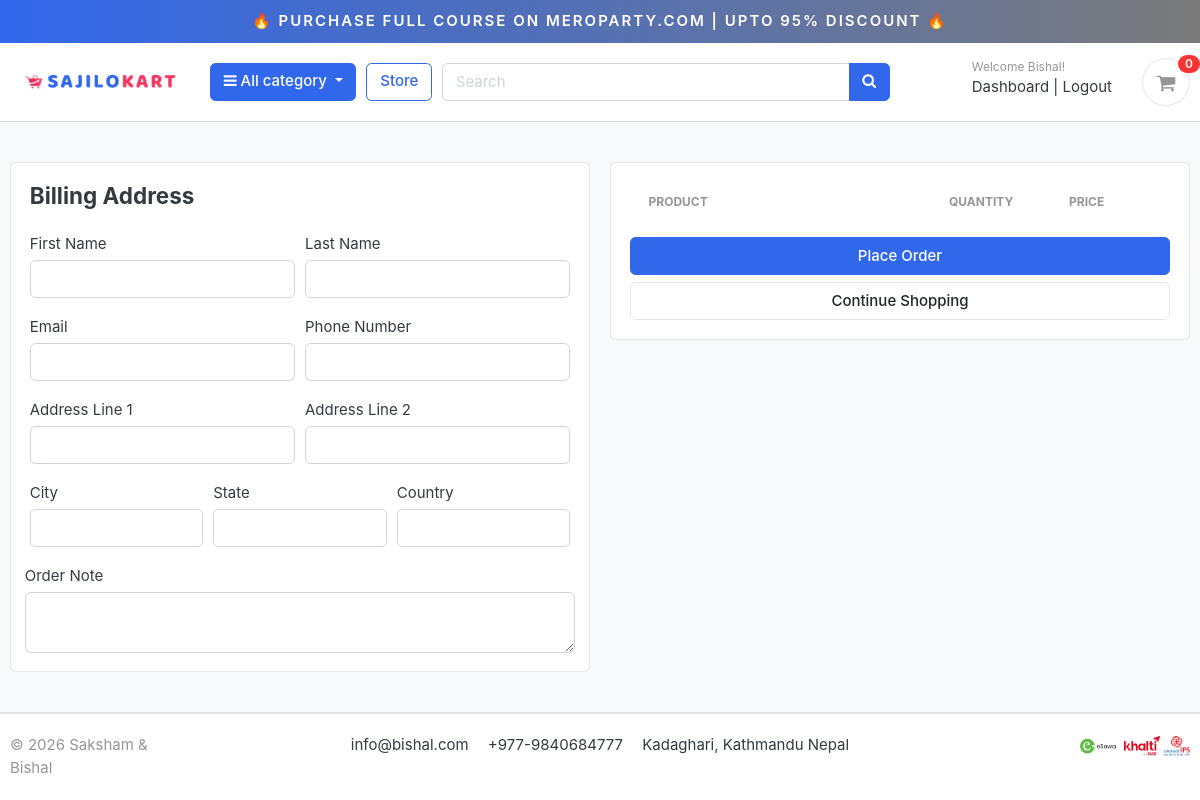
/cart/checkout/ (signed in), run on an earlier commit of the app's database.
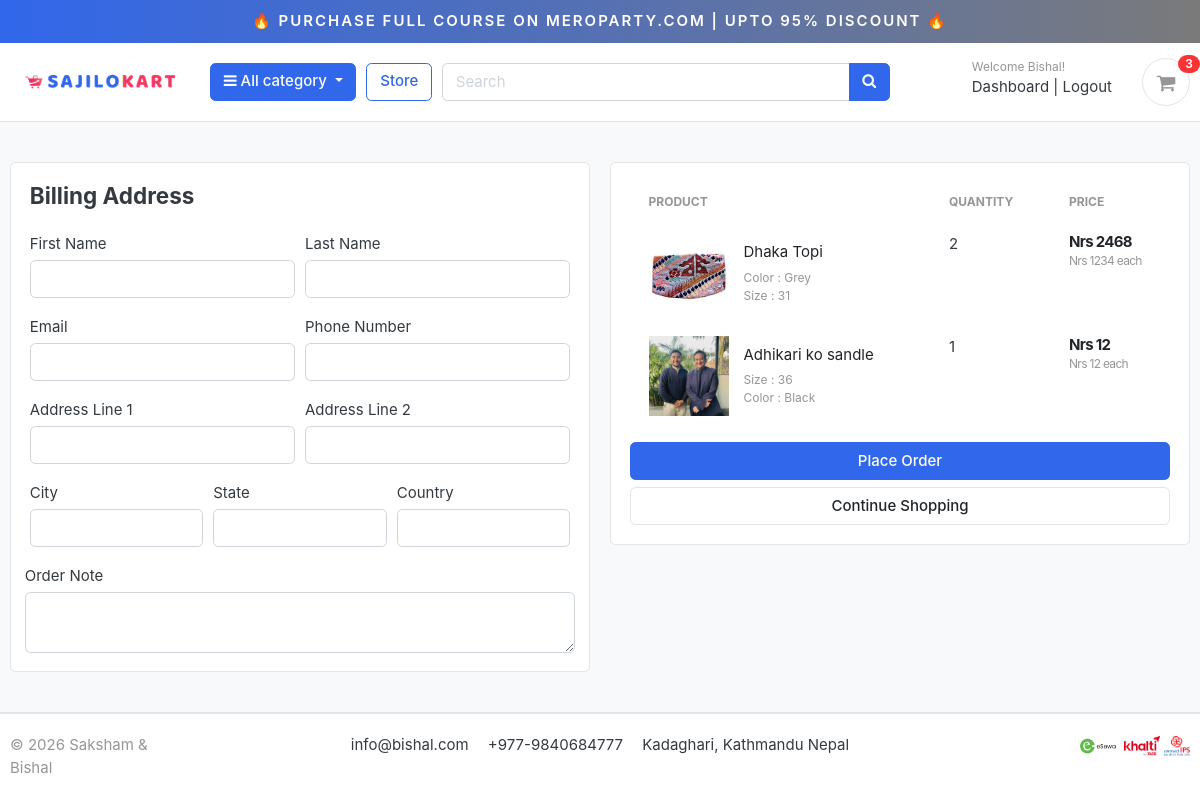
And on a later commit of the database.
### accounts/models.py (models this page shows, shortened)
class Account(AbstractBaseUser):
    first_name      = models.CharField(max_length=50)
    last_name       = models.CharField(max_length=50)
    username        = models.CharField(max_length=50, unique=True)
    email           = models.EmailField(max_length=100, unique=True)
    phone_number    = models.CharField(max_length=50)
    date_joined     = models.DateTimeField(auto_now_add=True)
    last_login      = models.DateTimeField(auto_now_add=True)
    is_admin        = models.BooleanField(default=False)
    is_staff        = models.BooleanField(default=False)
    is_active        = models.BooleanField(default=False)
    is_superadmin        = models.BooleanField(default=False)
    USERNAME_FIELD = 'email'
    REQUIRED_FIELDS = ['username', 'first_name', 'last_name']
    objects = MyAccountManager()

### carts/models.py (models this page shows, shortened)
class CartItem(models.Model):
    user = models.ForeignKey(Account, on_delete=models.CASCADE, null=True)
    product = models.ForeignKey(Product, on_delete=models.CASCADE)
    variations = models.ManyToManyField(Variation, blank=True)
    cart = models.ForeignKey(Cart, on_delete=models.CASCADE, null=True)
    quantity = models.IntegerField()
    is_active = models.BooleanField(default=True)
    def sub_total(self):
        return self.product.price * self.quantity

### store/models.py (models this page shows, shortened)
class Product(models.Model):
    product_name    = models.CharField(max_length=200, unique=True)
    slug            = models.SlugField(max_length=200, unique=True)
    description     = models.TextField(max_length=500, blank=True)
    price           = models.IntegerField()
    images          = models.ImageField(upload_to='photos/products')
    stock           = models.IntegerField()
    is_available    = models.BooleanField(default=True)
    category        = models.ForeignKey(Category, on_delete=models.CASCADE)
    created_date    = models.DateTimeField(auto_now_add=True)
    modified_date   = models.DateTimeField(auto_now=True)
    def get_url(self):
        return reverse('product_detail', args=[self.category.slug, self.slug])

class Variation(models.Model):
    product = models.ForeignKey(Product, on_delete=models.CASCADE)
    variation_category = models.CharField(max_length=100, choices=variation_category_choice)
    variation_value     = models.CharField(max_length=100)
    is_active           = models.BooleanField(default=True)
    created_date        = models.DateTimeField(auto_now=True)
    objects = VariationManager()

### carts/views.py (the view)
# urls.py: path('checkout/', views.checkout, name='checkout'),
@login_required(login_url='login')
def checkout(request, total=0, quantity=0, cart_items=None):
    try:
        tax = 0
        grand_total = 0
        if request.user.is_authenticated:
            cart_items = CartItem.objects.filter(user=request.user, is_active=True)
        else:
            cart = Cart.objects.get(cart_id=_cart_id(request))
            cart_items = CartItem.objects.filter(cart=cart, is_active=True)
        for cart_item in cart_items:
            total += (cart_item.product.price * cart_item.quantity)
            quantity += cart_item.quantity
        tax = (13 * total) / 100
        grand_total = total + tax
    except ObjectDoesNotExist:
        pass
    context = {
        'total': total,
        'quantity': quantity,
        'cart_items': cart_items,
        'tax': tax,
        'grand_total': grand_total,
    }
    return render(request, 'store/checkout.html', context)

### carts/context_processors.py (called while the page is built)
def counter(request):
    cart_count = 0
    if 'admin' in request.path:
        return {}
    else:
        try:
            cart = Cart.objects.filter(cart_id=_cart_id(request))
            if request.user.is_authenticated:
                cart_items = CartItem.objects.all().filter(user=request.user)
            else:
                cart_items = CartItem.objects.all().filter(cart=cart[:1])
            for cart_item in cart_items:
                cart_count += cart_item.quantity
        except Cart.DoesNotExist:
            cart_count = 0
    return dict(cart_count=cart_count)

### carts/views.py (called while the page is built)
def _cart_id(request):
    cart = request.session.session_key
    if not cart:
        cart = request.session.create()
    return cart

### category/context_processors.py (called while the page is built)
def menu_links(request):
    links = Category.objects.all()
    return dict(links=links)

### category/models.py (called while the page is built)
    def get_url(self):
            return reverse('products_by_category', args=[self.slug])

### templates/store/checkout.html (shortened to what this page needs)
{% extends 'base.html' %}
{% load static %}
{% block content %}
<section class="section-content padding-y bg">
<div class="container">
<div class="row">
	<aside class="col-lg-6">
<div class="card">
  <div class="card-body">
    <h4 class="card-title mb-4">Billing Address</h4>
    <form action="{% url 'place_order' %}" method="POST">
      <div class="form-row">
        <div class="col form-group">
          <label for="">First Name</label>
          <input type="text" name="first_name" class="form-control" required>
        </div>
        <div class="col form-group">
          <label for="">Last Name</label>
          <input type="text" name="last_name" class="form-control" required>
        </div>
      </div>
      <div class="form-row">
        <div class="col form-group">
          <label for="">Email</label>
          <input type="email" name="email" class="form-control" required>
        </div>
        <div class="col form-group">
          <label for="">Phone Number</label>
          <input type="text" name="phone" class="form-control" required>
        </div>
      </div>
      <div class="form-row">
        <div class="col form-group">
          <label for="">Address Line 1</label>
          <input type="text" name="address_line_1" class="form-control" required>
        </div>
        <div class="col form-group">
          <label for="">Address Line 2</label>
          <input type="text" name="address_line_2" class="form-control">
        </div>
      </div>
      <div class="form-row">
        <div class="col form-group">
          <label for="">City</label>
          <input type="text" name="city" class="form-control" required>
        </div>
        <div class="col form-group">
          <label for="">State</label>
          <input type="text" name="state" class="form-control" required>
        </div>
        <div class="col form-group">
          <label for="">Country</label>
          <input type="text" name="country" class="form-control" required>
        </div>
        </div>
        <div class="form-row">
          <label for="">Order Note</label>
          <textarea name="order_note" rows="2" class="form-control"></textarea>
        </div>
  </div>
</div>
	</aside>
	<aside class="col-lg-6">
		<div class="card">
		<div class="card-body">
      <table class="table table-borderless table-shopping-cart">
      <thead class="text-muted">
      <tr class="small text-uppercase">
        <th scope="col">Product</th>
        <th scope="col" width="120">Quantity</th>
        <th scope="col" width="120">Price</th>
      </tr>
      </thead>
      <tbody>
      {% for cart_item in cart_items %}
      <tr>
      	<td>
      		<figure class="itemside align-items-center">
      			<div class="aside"><img src="{{ cart_item.product.images.url }}" class="img-sm"></div>
      			<figcaption class="info">
      				<a href="{{ cart_item.product.get_url }}" class="title text-dark">{{ cart_item.product.product_name }}</a>
      				<p class="text-muted small">
      					{% if cart_item.variations.all %}
      						{% for item in cart_item.variations.all %}
      							{{ item.variation_category | capfirst }} : {{ item.variation_value | capfirst }} <br>
      						{% endfor %}
      					{% endif %}
      				</p>
      			</figcaption>
      		</figure>
      	</td>
      	<td>
      				<label for="">{{cart_item.quantity}}</label>
      	</td>
      	<td>
      		<div class="price-wrap">
      			<var class="price">Nrs {{ cart_item.sub_total }}</var>
      			<small class="text-muted"> Nrs {{ cart_item.product.price }} each </small>
      		</div>
      	</td>
      </tr>
      {% endfor %}
      </tbody>
      </table>
      <button type="submit" name="submit" class="btn btn-primary btn-block">Place Order</button>
			<a href="{% url 'store' %}" class="btn btn-light btn-block">Continue Shopping</a>
		</div>
		</div>
</aside>
</div>
</div>
</section>
{% endblock %}

### templates/base.html (shortened to what this page needs)
{% load static %}
<!DOCTYPE HTML>
<html lang="en">
<head>
<link href="{% static 'css/bootstrap.css' %}" rel="stylesheet" type="text/css"/>
<link href="{% static 'fonts/fontawesome/css/all.min.css' %}" type="text/css" rel="stylesheet">
<link href="{% static 'css/ui.css' %}" rel="stylesheet" type="text/css"/>
<link href="{% static 'css/responsive.css' %}" rel="stylesheet" media="only screen and (max-width: 1200px)" />
<link href="{% static 'css/custom.css' %}" rel="stylesheet" type="text/css"/>
<link rel="stylesheet" href="https://cdnjs.cloudflare.com/ajax/libs/font-awesome/4.7.0/css/font-awesome.min.css">
</head>
<body>
  {% include 'includes/navbar.html' %}
  {% block content %}
  {% endblock %}
{% include 'includes/footer.html' %}

### templates/includes/navbar.html (shortened to what this page needs)
{% load static %}
<div class="container-fluid" style="text-align:center;background-image: linear-gradient(to right, #3167EB , #7A7A7A);padding:10px;font-weight: 600;position:sticky;top:0;z-index:999;">
<a href="https://meroparty.com/" style="color: white;text-transform: uppercase;letter-spacing: 2px;"><span>&#x1F525</span> Purchase Full Course on Meroparty.com | Upto 95% Discount <span>&#x1F525</span></a>
</div>
<header class="section-header">
<section class="header-main border-bottom">
  <div class="container">
<div class="row align-items-center">
  <div class="col-lg-2 col-md-3 col-6">
    <a href="{% url 'home' %}" class="brand-wrap">
      <img class="logo" src="{% static './images/logo.png' %}">
    </a>
  </div>
  <div class="col-lg col-sm col-md col-6 flex-grow-0">
    <div class="category-wrap dropdown d-inline-block float-right">
      <button type="button" class="btn btn-primary dropdown-toggle" data-toggle="dropdown">
        <i class="fa fa-bars"></i> All category
      </button>
    </div>
  </div>
  <a href="{% url 'store' %}" class="btn btn-outline-primary">Store</a>
  <div class="col-lg  col-md-6 col-sm-12 col">
    <form action="{% url 'search' %}" class="search" method='GET'>
      <div class="input-group w-100">
          <input type="text" class="form-control" style="width:60%;" placeholder="Search" name="keyword" required>
          <div class="input-group-append">
            <button class="btn btn-primary" type="submit">
              <i class="fa fa-search"></i>
            </button>
          </div>
        </div>
    </form>
  </div>
  <div class="col-lg-3 col-sm-6 col-8 order-2 order-lg-3">
        <div class="d-flex justify-content-end mb-3 mb-lg-0">
          {% if user.id is None %}
          <div class="widget-header">
            <small class="title text-muted">Welcome guest!</small>
            <div>
              <a href="{% url 'login' %}">Sign in</a> <span class="dark-transp"> | </span>
              <a href="{% url 'register' %}"> Register</a>
            </div>
          </div>
          {% else %}
          <div class="widget-header">
            <small class="title text-muted">Welcome {{user.first_name}}!</small>
            <div>
              <a href="{% url 'dashboard' %}">Dashboard</a> <span class="dark-transp"> | </span>
              <a href="{% url 'logout' %}"> Logout</a>
            </div>
          </div>
          {% endif %}
          <a href="{% url 'cart' %}" class="widget-header pl-3 ml-3">
            <div class="icon icon-sm rounded-circle border"><i class="fa fa-shopping-cart"></i></div>
            <span class="badge badge-pill badge-danger notify">{{cart_count}}</span>
          </a>
        </div>
      </div>
</div>
  </div>
</section>
</header>

### templates/includes/footer.html (shortened to what this page needs)
{% load static %}
<footer class="section-footer border-top">
	<div class="container">
		<section class="footer-bottom border-top row">
			<div class="col-md-2">
				<p class="text-muted"> &copy 2026 Saksham & Bishal  </p>
			</div>
			<div class="col-md-8 text-md-center">
				<span  class="px-2">info@bishal.com</span>
				<span  class="px-2">+977-9840684777</span>
				<span  class="px-2">Kadaghari, Kathmandu Nepal</span>
			</div>
			<div class="col-md-2 text-md-right text-muted">
				<img class="logo" src="{% static './images/esewa.png' %}" height="20">
				<img class="logo" src="{% static './images/khalti.png' %}" height="20">
				<img class="logo" src="{% static './images/connect.png' %}" height="20">
			</div>
		</section>
	</div>
</footer>
</body>
</html>

### static/css/ui.css (style rules this page uses)
html { font-family: "Inter", sans-serif; font-size: 15px; }
.price-wrap { letter-spacing: -0.7px; }
.icon-xs, .icon-sm, .icon-md, .icon-lg { display: inline-block; text-align: center; flex-shrink: 0; flex-grow: 0; }
.icon-sm { width: 48px; height: 48px; line-height: 48px !important; font-size: 20px; }
.img-xs, .img-sm, .img-md, .img-lg { -o-object-fit: cover; object-fit: cover; flex-shrink: 0; flex-grow: 0; }
.img-sm { width: 80px; height: 80px; }
.padding-y { padding-top: 40px; padding-bottom: 40px; }
var { font-style: normal; }
figure { margin-bottom: 0; }
article:after, .form-group:after { display: block; clear: both; content: ""; }
.bg { background-color: #f8f9fa; }
p:last-child { margin-bottom: 0; }
.header-main { position: relative; padding-top: 1rem; padding-bottom: 1rem; }
.brand-wrap .logo, .navbar-brand .logo { margin-right: 7px; max-height: 42px; display: inline-block; }
.widget-header { display: inline-block; vertical-align: middle; position: relative; }
.widget-header a { color: #343a40; }
.widget-header i { color: #969696; }
.widget-header .title { display: block; }
.widget-header .notify { position: absolute; top: -3px; right: -10px; }
.footer-bottom { padding-top: 20px; padding-bottom: 20px; }
.btn-light { background-color: #fff; border-color: #e4e4e4; }
.itemside { position: relative; display: flex; width: 100%; }
.itemside .aside { position: relative; flex-shrink: 0; }
.itemside .info { padding-left: 15px; padding-right: 7px; }
.itemside p { margin-bottom: 0; }
.itemside .title { display: block; margin-bottom: 5px; color: #212529; }
.notify { position: absolute; top: -4px; right: -10px; display: inline-block; padding: 0.25em 0.6em; font-size: 12px; line-height: 1; text-align: center; border-radius: 3rem; color: #fff; background-color: #fa3434; }
.price { font-weight: 600; color: #212529; }
.table-shopping-cart.table td, .table-shopping-cart.table th { padding-left: 1.25rem; padding-right: 1.25rem; }
.table-shopping-cart .price-wrap { line-height: 1.2; }
.table-shopping-cart .price { font-weight: bold; margin-right: 5px; display: block; }

What changed in the data, as far as the page shows it:
added CartItem: product.images (picture), product.product_name "Dhaka Topi", quantity "2", sub_total "2468", product.price "1234"
added Variation: variation_category "Color", variation_value "Grey", shown under "Dhaka Topi"
added Variation: variation_category "Size", variation_value "31", shown under "Dhaka Topi"
added CartItem: product.images (picture), product.product_name "Adhikari ko sandle", quantity "1", sub_total "12", product.price "12"
now on this page (row unchanged): Variation: variation_category "Size", variation_value "36", shown under "Adhikari ko sandle"
now on this page (row unchanged): Variation: variation_category "Color", variation_value "Black", shown under "Adhikari ko sandle"
Also different on the page:
{{ cart_count }}: "0" → "3"
